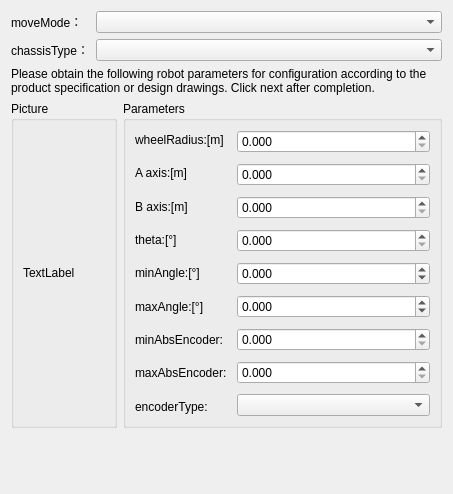
<?xml version="1.0" encoding="UTF-8"?>
<ui version="4.0">
 <class>GuidChassisTypeSelect</class>
 <widget class="QWidget" name="GuidChassisTypeSelect">
  <property name="geometry">
   <rect>
    <x>0</x>
    <y>0</y>
    <width>453</width>
    <height>494</height>
   </rect>
  </property>
  <property name="windowTitle">
   <string>Form</string>
  </property>
  <layout class="QVBoxLayout" name="verticalLayout_3">
   <item>
    <layout class="QFormLayout" name="formLayout_2">
     <item row="0" column="0">
      <widget class="QLabel" name="label_2">
       <property name="text">
        <string>moveMode：</string>
       </property>
      </widget>
     </item>
     <item row="0" column="1">
      <widget class="customComboBox" name="comboBox_moveStyle"/>
     </item>
     <item row="1" column="0">
      <widget class="QLabel" name="label_3">
       <property name="text">
        <string>chassisType：</string>
       </property>
      </widget>
     </item>
     <item row="1" column="1">
      <widget class="customComboBox" name="comboBox_funcType"/>
     </item>
    </layout>
   </item>
   <item>
    <widget class="QLabel" name="label">
     <property name="text">
      <string>Please obtain the following robot parameters for configuration according to the product specification or design drawings. Click next after completion.</string>
     </property>
     <property name="wordWrap">
      <bool>true</bool>
     </property>
    </widget>
   </item>
   <item>
    <layout class="QHBoxLayout" name="horizontalLayout_2" stretch="1,3">
     <item>
      <widget class="QGroupBox" name="groupBox_image">
       <property name="title">
        <string>Picture</string>
       </property>
       <layout class="QVBoxLayout" name="verticalLayout_4">
        <item>
         <widget class="QLabel" name="label_image">
          <property name="text">
           <string>TextLabel</string>
          </property>
         </widget>
        </item>
       </layout>
      </widget>
     </item>
     <item>
      <widget class="QGroupBox" name="groupBox_chassisParameter">
       <property name="title">
        <string>Parameters</string>
       </property>
       <layout class="QHBoxLayout" name="horizontalLayout" stretch="1,2">
        <item>
         <layout class="QVBoxLayout" name="verticalLayout">
          <property name="spacing">
           <number>14</number>
          </property>
          <item>
           <widget class="QLabel" name="label_wheelRadius">
            <property name="text">
             <string>wheelRadius:[m]</string>
            </property>
           </widget>
          </item>
          <item>
           <widget class="QLabel" name="label_Aaxis">
            <property name="text">
             <string>A axis:[m]</string>
            </property>
           </widget>
          </item>
          <item>
           <widget class="QLabel" name="label_Baxis">
            <property name="text">
             <string>B axis:[m]</string>
            </property>
           </widget>
          </item>
          <item>
           <widget class="QLabel" name="label_theta">
            <property name="text">
             <string>theta:[°]</string>
            </property>
           </widget>
          </item>
          <item>
           <widget class="QLabel" name="label_steerAngelRange">
            <property name="text">
             <string>minAngle:[°]</string>
            </property>
           </widget>
          </item>
          <item>
           <widget class="QLabel" name="label_steerAngelRange_max">
            <property name="text">
             <string>maxAngle:[°]</string>
            </property>
           </widget>
          </item>
          <item>
           <widget class="QLabel" name="label_encoderRange">
            <property name="text">
             <string>minAbsEncoder:</string>
            </property>
           </widget>
          </item>
          <item>
           <widget class="QLabel" name="label_encoderRange_max">
            <property name="text">
             <string>maxAbsEncoder:</string>
            </property>
           </widget>
          </item>
          <item>
           <widget class="QLabel" name="label_EncoderType">
            <property name="text">
             <string>encoderType:</string>
            </property>
           </widget>
          </item>
         </layout>
        </item>
        <item>
         <layout class="QVBoxLayout" name="verticalLayout_2">
          <property name="spacing">
           <number>10</number>
          </property>
          <item>
           <widget class="customDoubleSpinBox" name="doubleSpinBox_wheelRadius">
            <property name="decimals">
             <number>3</number>
            </property>
            <property name="singleStep">
             <double>0.010000000000000</double>
            </property>
           </widget>
          </item>
          <item>
           <widget class="customDoubleSpinBox" name="doubleSpinBox_Aaxis">
            <property name="decimals">
             <number>3</number>
            </property>
            <property name="singleStep">
             <double>0.010000000000000</double>
            </property>
           </widget>
          </item>
          <item>
           <widget class="customDoubleSpinBox" name="doubleSpinBox_Baxis">
            <property name="decimals">
             <number>3</number>
            </property>
            <property name="singleStep">
             <double>0.010000000000000</double>
            </property>
           </widget>
          </item>
          <item>
           <widget class="customDoubleSpinBox" name="doubleSpinBox_theta">
            <property name="toolTip">
             <string>range[0,120]</string>
            </property>
            <property name="decimals">
             <number>3</number>
            </property>
            <property name="maximum">
             <double>120.000000000000000</double>
            </property>
           </widget>
          </item>
          <item>
           <widget class="customDoubleSpinBox" name="doubleSpinBox_steerMinAngel">
            <property name="toolTip">
             <string>range[-90,maxAngle]</string>
            </property>
            <property name="decimals">
             <number>3</number>
            </property>
            <property name="minimum">
             <double>-90.000000000000000</double>
            </property>
            <property name="maximum">
             <double>90.000000000000000</double>
            </property>
           </widget>
          </item>
          <item>
           <widget class="customDoubleSpinBox" name="doubleSpinBox_steerMaxAngel">
            <property name="toolTip">
             <string>range[minAngle，90]</string>
            </property>
            <property name="decimals">
             <number>3</number>
            </property>
            <property name="minimum">
             <double>-90.000000000000000</double>
            </property>
            <property name="maximum">
             <double>90.000000000000000</double>
            </property>
           </widget>
          </item>
          <item>
           <widget class="customDoubleSpinBox" name="doubleSpinBox_encoderMin">
            <property name="toolTip">
             <string>range[0,maxAbsEncoder]</string>
            </property>
            <property name="decimals">
             <number>3</number>
            </property>
            <property name="maximum">
             <double>1800.000000000000000</double>
            </property>
           </widget>
          </item>
          <item>
           <widget class="customDoubleSpinBox" name="doubleSpinBox_encoderMax">
            <property name="toolTip">
             <string>range[minAbsEncoder，1800]</string>
            </property>
            <property name="decimals">
             <number>3</number>
            </property>
            <property name="maximum">
             <double>1800.000000000000000</double>
            </property>
           </widget>
          </item>
          <item>
           <widget class="customComboBox" name="comboBox_encoderType"/>
          </item>
         </layout>
        </item>
       </layout>
      </widget>
     </item>
    </layout>
   </item>
   <item>
    <spacer name="verticalSpacer">
     <property name="orientation">
      <enum>Qt::Vertical</enum>
     </property>
     <property name="sizeHint" stdset="0">
      <size>
       <width>20</width>
       <height>10</height>
      </size>
     </property>
    </spacer>
   </item>
  </layout>
 </widget>
 <customwidgets>
  <customwidget>
   <class>customComboBox</class>
   <extends>QComboBox</extends>
   <header>ModelCustomWidget.h</header>
  </customwidget>
  <customwidget>
   <class>customDoubleSpinBox</class>
   <extends>QDoubleSpinBox</extends>
   <header>ModelCustomWidget.h</header>
  </customwidget>
 </customwidgets>
 <resources/>
 <connections/>
</ui>
